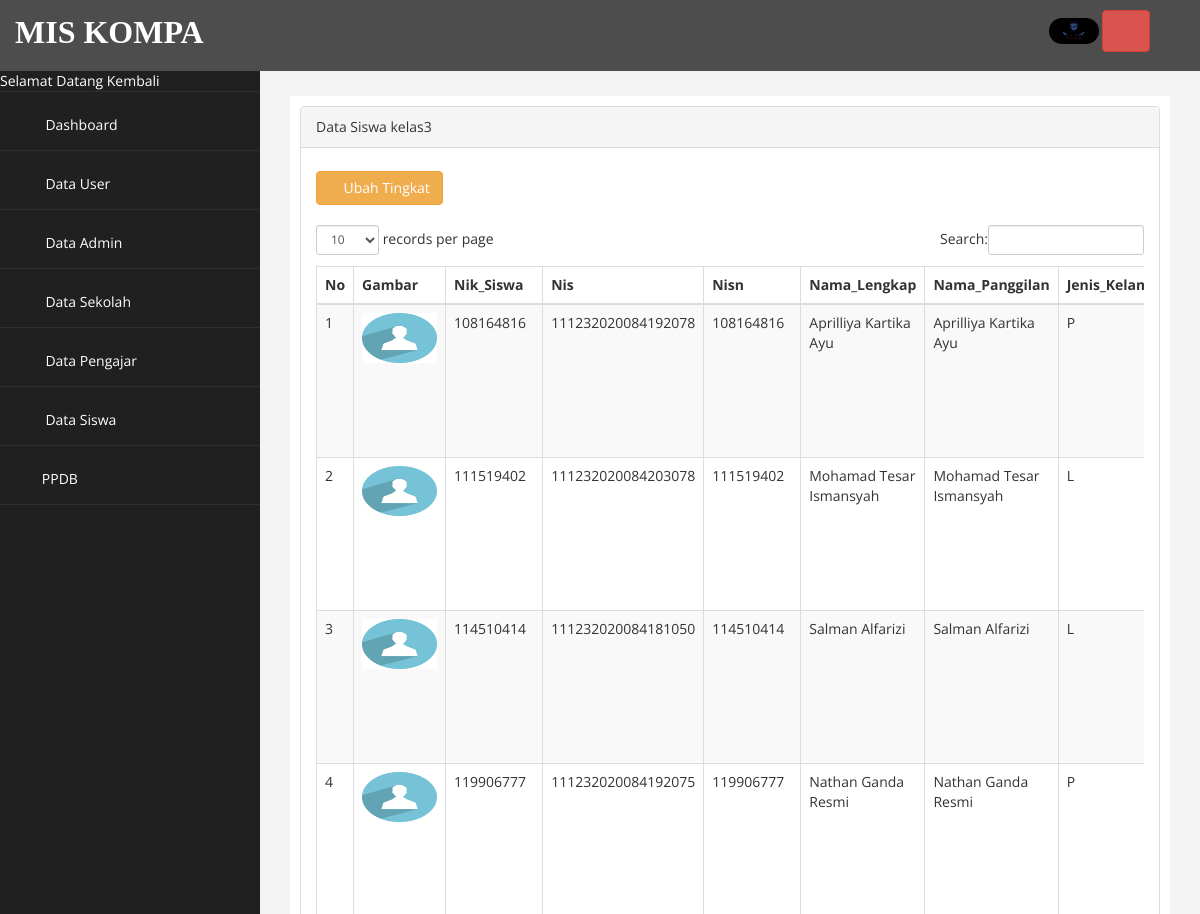
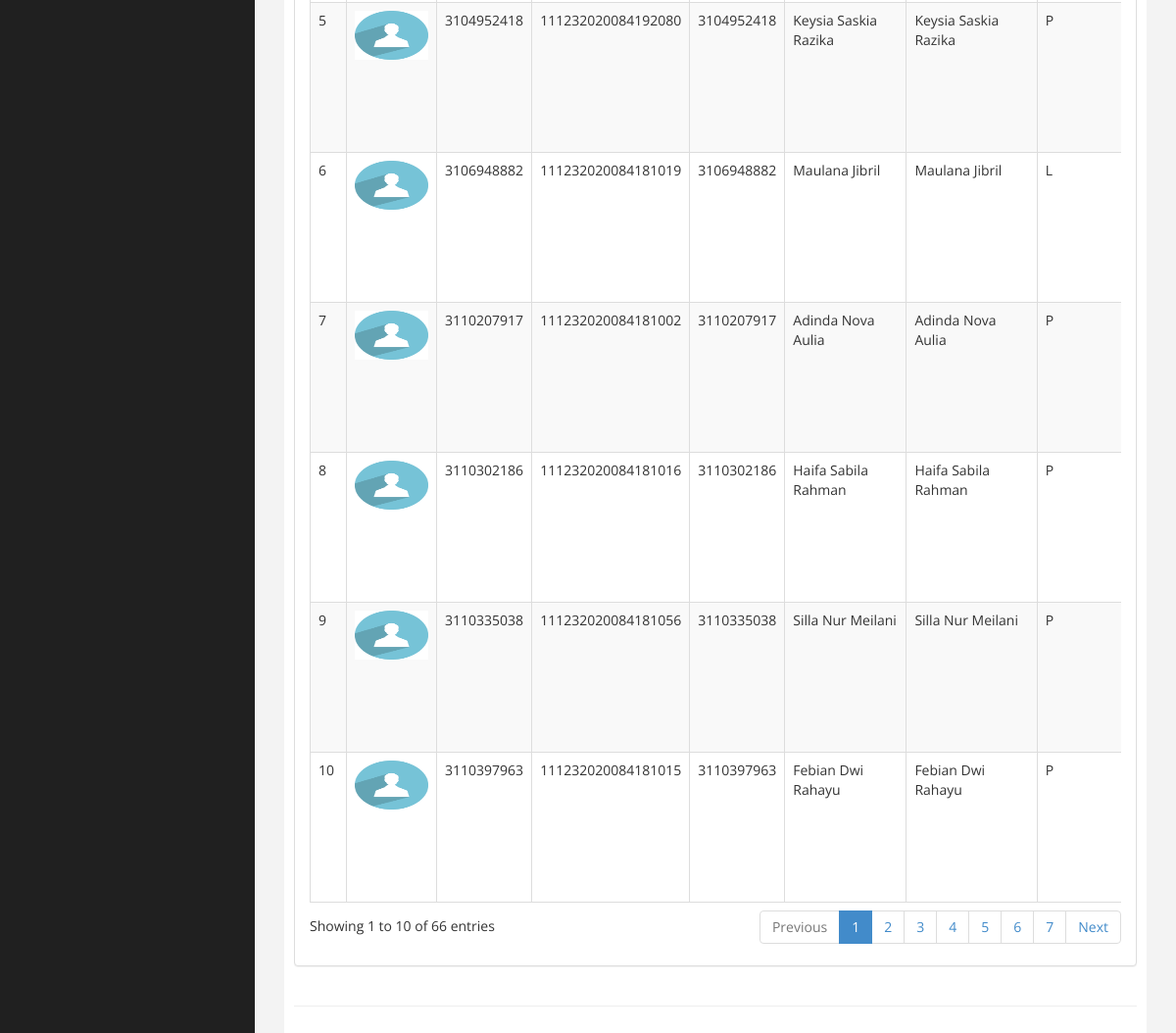
The page /admin.php?page=kelas3 (signed in) on the database its author committed (2 pictures, top to bottom).
### tables this page shows
CREATE TABLE `user` (
  `UserName` varchar(30) NOT NULL,
  `Password` varchar(30) NOT NULL,
  `Level` enum('user','admin','admin1','pengajar','siswa') NOT NULL,
  `Pengguna` enum('user','default') NOT NULL,
  `akses` varchar(25) NOT NULL,
  `Waktu` datetime NOT NULL DEFAULT CURRENT_TIMESTAMP ON UPDATE CURRENT_TIMESTAMP,
  `Fhoto` varchar(225) NOT NULL
);

CREATE TABLE `siswa` (
  `Nik_Siswa` varchar(30) NOT NULL,
  `Nis` varchar(30) NOT NULL,
  `Nisn` varchar(30) NOT NULL,
  `Nama_Lengkap` varchar(100) NOT NULL,
  `Nama_Panggilan` varchar(30) NOT NULL,
  `Jenis_Kelamin` varchar(5) NOT NULL,
  `Tempat_Lahir` varchar(100) NOT NULL,
  `Tanggal_Lahir` varchar(30) NOT NULL,
  `Agama` varchar(50) NOT NULL,
  `Kewarganegaraan` varchar(30) NOT NULL,
  `Anak_Ke` varchar(5) NOT NULL,
  `Banyak_Saudara_Kandung` varchar(5) NOT NULL,
  `Banyak_Saudara_Tiri` varchar(5) NOT NULL,
  `Banyak_Saudara_Angkat` varchar(5) NOT NULL,
  `Bahasa_Sehari_Hari` varchar(50) NOT NULL,
  `Berat_Badan` varchar(5) NOT NULL,
  `Tinggi_Badan` varchar(5) NOT NULL,
  `Golongan_Darah` varchar(5) NOT NULL,
  `Penyakit_Yang_Pernah_Diderita` text NOT NULL,
  `Tinggal_Bersama` varchar(150) NOT NULL,
  `Jarak_Rumah_Ke_Sekolah` varchar(30) NOT NULL,
  `Alamat_Rumah` text NOT NULL,
  `Status_Siswa` varchar(50) NOT NULL,
  `Kelas` varchar(30) NOT NULL,
  `Tanggal_Mendaftar` varchar(30) NOT NULL,
  `TA` varchar(5) NOT NULL,
  `No_Pendaftaran` varchar(50) NOT NULL,
  `Tanggal_Diperbarui` datetime NOT NULL DEFAULT CURRENT_TIMESTAMP ON UPDATE CURRENT_TIMESTAMP
);

### page/kelas3/index.php (the view, shortened to what this page needs)
<div class="row">
<div class="col-md-12">
<div class="panel panel-default">
    <div class="panel-heading">
         Data Siswa kelas3
    </div>
    <div class="panel-body">
        <div class="table-responsive">
            <div>
                <a href="?page=kelas3&aksi=rubah_tingkat" class="btn btn-warning" style="margin-top: 8px;"><i class="fa fa-edit"></i> Ubah Tingkat</a>
            </div><br>
            <table class="table table-striped table-bordered table-hover" id="dataTables-example">
                <thead>
                    <tr><th>No</th>
                        <th>Gambar</th>
                        <th>Nik_Siswa</th>
                        <th>Nis</th>
                        <th>Nisn</th>
                        <th>Nama_Lengkap</th>
                        <th>Nama_Panggilan</th>
                        <th>Jenis_Kelamin</th>
                    </tr>
                </thead>
                <tbody>
                    <?php
                        $no = 1;
                        $sql = $koneksi->query("select * from siswa where Status_Siswa='aktif' and Kelas='kelas3' ");
                        while ($data= $sql->fetch_assoc()) {
                    ?>
                    <tr>
                        <td><?php echo $no++; ?></td>
                        <?php
                        $kunci=$data['Nik_Siswa'];
                            $sql1 = $koneksi->query("select * from user where UserName='$kunci' ");
                            while ($data1= $sql1->fetch_assoc())
                                {  ?>
                                    <td><a href="gambar/user/<?php echo  $data1['Fhoto'];?>"> <img src="gambar/user/<?php echo  $data1['Fhoto'];?>" width="75" height="50"></a> </td>
                        <?php } ?>
                        <td><?php echo $data['Nik_Siswa'];?></td>
                        <td><?php echo $data['Nis'];?></td>
                        <td><?php echo $data['Nisn'];?></td>
                        <td><?php echo $data['Nama_Lengkap'];?></td>
                        <td><?php echo $data['Nama_Panggilan'];?></td>
                        <td><?php echo $data['Jenis_Kelamin'];?></td>
                    </tr>
                    <?php  } ?>
                </tbody>
                </table>
              </div>
    </div>
 </div>
</div>
</div>

### admin.php (shortened to what this page needs)
<?php
    include "koneksi.php";
    include "kepala.php";
    if($_SESSION['admin'] || $_SESSION['user']){
        $_Akun=$_SESSION['user'];
      $akun=mysqli_fetch_array(mysqli_query($koneksi,"select * from `user` where `UserName` ='$_Akun'"));
      $biodata=mysqli_fetch_array(mysqli_query($koneksi,"select * from `pengajar` where `Nik_Pengajar` ='$_Akun'"));
?>
<body>
    <div id="wrapper">
        <nav class="navbar navbar-default navbar-cls-top " role="navigation" style="margin-bottom: 0">
                <label><font color="white" face="arrial" size="6" style="
padding: 10px 5px 5px 15px;
float: right;">MIS KOMPA</font></label>
  <div style="
padding: 10px 50px 5px 50px;
float: right;">
                        <a href="?page=akun&id=<?=$_Akun?>" title="Akun"><img style="border-radius: 200px; " width="50px" src="gambar/user/<?=$akun['Fhoto']?>" alt="Pengguna"></a>
                        <a onclick="return confirm('yakin ingin meninggalkan halaman ini?')" href="logout.php" class="btn btn-danger" title="Keluar"><i class="fa fa-power-off fa-2x"></i></a>
                        </div>
        </nav>
                <nav class="navbar-default navbar-side" role="navigation">
            <div class="sidebar-collapse">
                <ul class="nav" id="main-menu">
                    <li><font color="white"> Selamat Datang Kembali <strong><?= $biodata['Nama_Pengajar'] ?></strong> </font></li>
                    <li>
                        <a  href="?page="><i class="fa fa-home fa-2x"></i> Dashboard</a>
                    </li>
                    <li>
                        <a  href="?page=user"><i class="fa fa-users fa-2x"></i> Data User</a>
                    </li>
                    <li>
                        <a  href="?page=admin"><i class="fa fa-user fa-2x"></i> Data Admin</a>
                    </li>
                    <li>
                        <a href="#"><i class="fa fa-laptop fa-2x"></i> Data Sekolah<span class="fa arrow"></span></a>
                     </li>
                    <li>
                        <a  href="?page=pengajar"><i class="fa fa-laptop fa-2x"></i></i> Data Pengajar</a>
                    </li>
                    <li>
                        <a href="#"><i class="fa fa-laptop fa-2x"></i> Data Siswa<span class="fa arrow"></span></a>
                     </li>
                    <li>
                        <a href="#"><i class="fa fa-laptop fa-2x"></i>PPDB<span class="fa arrow"></span></a>
                     </li>
                </ul>
            </div>
        </nav>
        <div id="page-wrapper" >
            <div id="page-inner">
                <div class="row">
                    <div class="col-md-12">
                     	<?php
                     		$page = $_GET['page'];
                     		$aksi = $_GET['aksi'];
                     		if ($page=="")
                              {
                                include "home.php";
                              }
                        elseif ($page == "kelas3" )
                              {
                                if ($aksi == "") {
                                    include "page/kelas3/index.php";
                                }elseif ($aksi == "tambah") {
                                    include "page/kelas3/tambah.php";
                                }elseif ($aksi == "ubah") {
                                    include "page/kelas3/ubah.php";
                                }elseif ($aksi == "hapus") {
                                    include "page/kelas3/hapus.php";
                                }elseif ($aksi == "detail") {
                                    include "page/kelas3/detail.php";
                                }elseif ($aksi == "tambah_kelengkapan") {
                                    include "page/kelas3/tambah_kelengkapan.php";
                                }elseif ($aksi == "hapus_kelengkapan") {
                                    include "page/kelas3/hapus_kelengkapan.php";
                                }elseif ($aksi == "rubah_akun") {
                                    include "page/kelas3/rubah_akun.php";
                                }elseif ($aksi == "rubah_tingkat") {
                                    include "page/kelas3/rubah_tingkat.php";
                                }elseif ($aksi == "rubah_tingkat1") {
                                    include "page/kelas3/rubah_tingkat1.php";
                                }
                              }
                     	?>
                    </div>
                </div>
                 <hr />
    </div>
            </div>
        </div>
<?php
    include "kaki.php";
    }else{
        header("location:login.php");
    }
?>

### assets/css/custom.css (style rules this page uses)
body { font-family: 'Open Sans', sans-serif; }
#wrapper { width: 100%; background:#202020; }
#page-wrapper { padding: 15px 15px; min-height: 600px; background:#F3F3F3; }
#page-inner { width:100%; margin:10px 20px 10px 0px; background-color:#fff!important; padding:10px; min-height:1200px; }
.arrow { float: right; }
.fa.arrow:before { content: "\f104"; }
.sidebar-collapse , .sidebar-collapse .nav { background:none; }
.sidebar-collapse .nav { padding:0; }
.sidebar-collapse .nav > li > a { color:#fff; background:#202020; text-shadow:none; }
.sidebar-collapse > .nav > li > a { padding:15px 10px; }
.sidebar-collapse > .nav > li { border-bottom: 1px solid rgba(107, 108, 109, 0.19); }
.navbar-side { border:none; background-color: #202020; }
.navbar-cls-top { background:#4D4D4D; border-bottom:none; }
.navbar-default { border:0px solid black; }
.nav > li > a > i { margin-right:10px; }
@media (min-width:768px) { #page-wrapper { margin: 0 0 0 260px; padding: 15px 30px; min-height: 1200px; } }
@media (min-width:768px) { .navbar-side { z-index: 1; position: absolute; width: 260px; } }
@media (min-width:768px) { .navbar { border-radius: 0px; } }

### rows shown on the page
user: Fhoto (picture)
siswa: Nik_Siswa "108164816", Nis "111232020084192078", Nisn "108164816", Nama_Lengkap "Aprilliya Kartika Ayu", Nama_Panggilan "Aprilliya Kartika Ayu", Jenis_Kelamin "P"
user: Fhoto (placeholder picture)
siswa: Nik_Siswa "111519402", Nis "111232020084203078", Nisn "111519402", Nama_Lengkap "Mohamad Tesar Ismansyah", Nama_Panggilan "Mohamad Tesar Ismansyah", Jenis_Kelamin "L"
user: Fhoto (placeholder picture)
siswa: Nik_Siswa "114510414", Nis "111232020084181050", Nisn "114510414", Nama_Lengkap "Salman Alfarizi", Nama_Panggilan "Salman Alfarizi", Jenis_Kelamin "L"
user: Fhoto (placeholder picture)
siswa: Nik_Siswa "119906777", Nis "111232020084192075", Nisn "119906777", Nama_Lengkap "Nathan Ganda Resmi", Nama_Panggilan "Nathan Ganda Resmi", Jenis_Kelamin "P"
user: Fhoto (placeholder picture)
siswa: Nik_Siswa "3104952418", Nis "111232020084192080", Nisn "3104952418", Nama_Lengkap "Keysia Saskia Razika", Nama_Panggilan "Keysia Saskia Razika", Jenis_Kelamin "P"
user: Fhoto (placeholder picture)
siswa: Nik_Siswa "3106948882", Nis "111232020084181019", Nisn "3106948882", Nama_Lengkap "Maulana Jibril", Nama_Panggilan "Maulana Jibril", Jenis_Kelamin "L"
user: Fhoto (placeholder picture)
siswa: Nik_Siswa "3110207917", Nis "111232020084181002", Nisn "3110207917", Nama_Lengkap "Adinda Nova Aulia", Nama_Panggilan "Adinda Nova Aulia", Jenis_Kelamin "P"
user: Fhoto (placeholder picture)
siswa: Nik_Siswa "3110302186", Nis "111232020084181016", Nisn "3110302186", Nama_Lengkap "Haifa Sabila Rahman", Nama_Panggilan "Haifa Sabila Rahman", Jenis_Kelamin "P"
user: Fhoto (placeholder picture)
siswa: Nik_Siswa "3110335038", Nis "111232020084181056", Nisn "3110335038", Nama_Lengkap "Silla Nur Meilani", Nama_Panggilan "Silla Nur Meilani", Jenis_Kelamin "P"
user: Fhoto (placeholder picture)
siswa: Nik_Siswa "3110397963", Nis "111232020084181015", Nisn "3110397963", Nama_Lengkap "Febian Dwi Rahayu", Nama_Panggilan "Febian Dwi Rahayu", Jenis_Kelamin "P"
user: Fhoto (placeholder picture)
